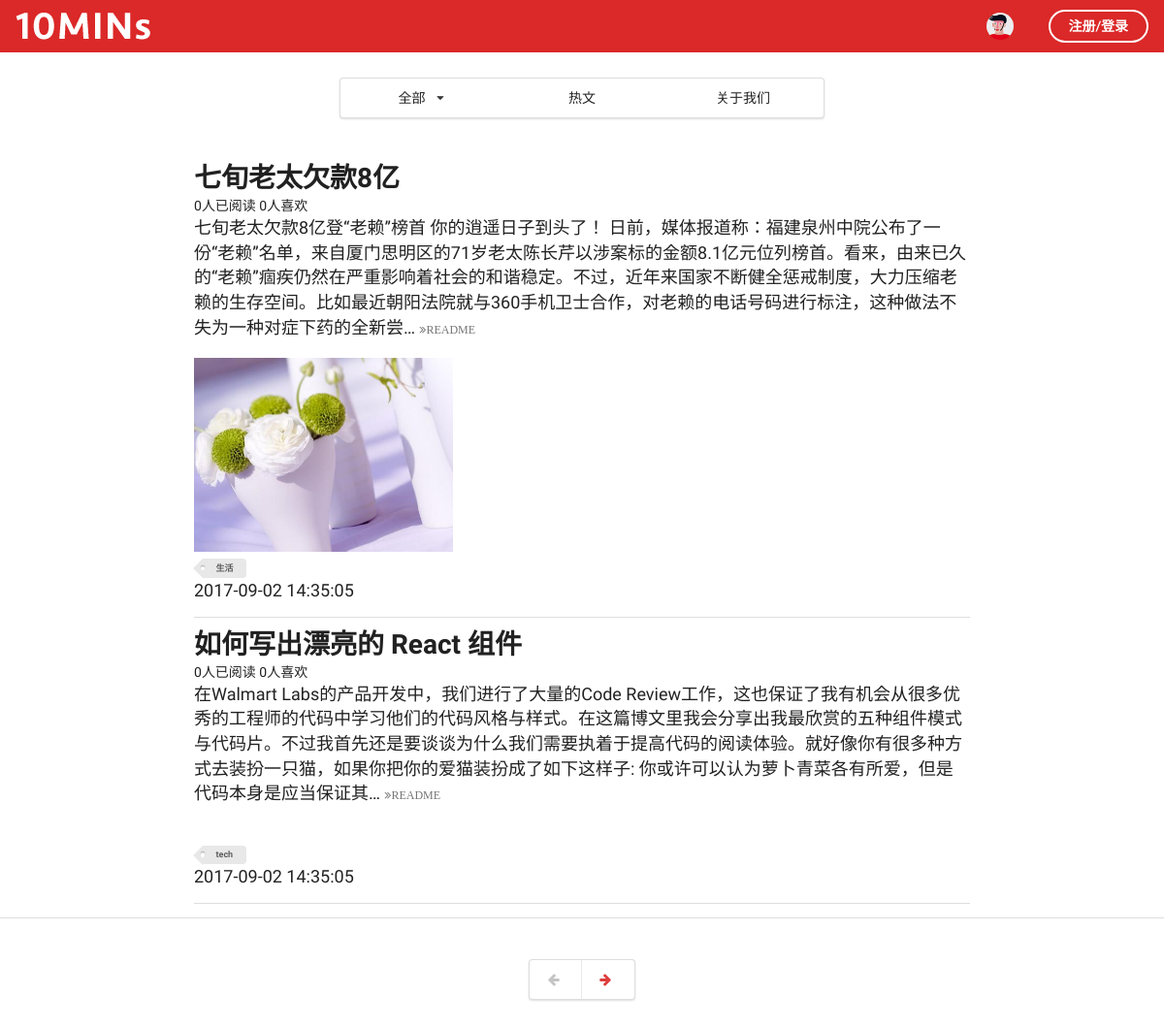
The app's page /index/ with its own data.
### getExercise/models.py (models this page shows, shortened)
class Article(models.Model):
    headline = models.CharField('标题', null=True, blank=True, max_length=500)
    content = models.TextField('文章正文', null=True, blank=True)
    img = models.CharField('文章附图', null=True, blank=True, max_length=500)
    views = models.IntegerField(default=0)
    favs = models.IntegerField(default=0)
    createtime = models.DateTimeField('创建时间', default=timezone.now)
    TAG_CHOICES = (
        ('知识', 'Tech'),
        ('生活', 'Life'),
    )
    tag = models.CharField(null=True, blank=True, max_length=5, choices=TAG_CHOICES)
    cover = models.FileField(upload_to='cover_image', null=True)

### getExercise/views.py (the view)
# urls.py: url(r'^index/', index, name='index'),
def index(request):
    context = {}
    queryset = request.GET.get('tag')
    if queryset:
        article_list = Article.objects.filter(tag=queryset)
    else:
        article_list = Article.objects.all()
    page_robot = Paginator(article_list, 2)
    page_num = request.GET.get('page')
    try:
        article_list = page_robot.page(page_num)
    except EmptyPage:
        article_list = page_robot.page(page_robot.num_pages)
    except PageNotAnInteger:
        article_list = page_robot.page(1)
    context['article_list'] = article_list
    return render(request, 'index.html', context)

### getExercise/templates/index.html (shortened to what this page needs)
<!DOCTYPE html>
{% load staticfiles %}
<html>
<head>
    <link rel="stylesheet" href="{% static 'css/semantic.css' %}" media="screen" title="no title" charset="utf-8">
</head>
<body>
<div class="ui inverted top fixed menu borderless red menu">
    <div class="header item">
        <div class="ui image">
            <img src="{% static 'images/tenlogo.png' %}" alt="">
        </div>
    </div>
    <div class="right menu">
        {% if request.user.is_authenticated %}
            <div class="item">
                <h5 class="ui inverted header">
                    <span style="margin-right: 20px;">{{ request.user.username }}</span>
                    <div class="ui avatar image">
                        {% if request.user.profile.profile_image %}
                            <img src="/upload/{{ request.user.profile.profile_image }}" alt="">
                        {% else %}
                            <img src="{% static 'images/default.png' %}" alt="">
                        {% endif %}
                    </div>
                </h5>
            </div>
            <div class="item">
                <a href="{% url 'login' %}" class="ui inverted circular button">退出登录</a>
            </div>
        {% else %}
            <div class="item">
                <h5 class="ui inverted header">
                    <div class="ui avatar image">
                        <img src="{% static 'images/default.png' %}" alt="">
                    </div>
                </h5>
            </div>
            <div class="item">
                <a href="#" class="ui inverted circular button">注册/登录</a>
            </div>
        {% endif %}
    </div>
</div>
<div class="ui inverted  container nav">
    <div class="ui three borderless item menu">
        <div class="ui simple dropdown item">
            全部
            <i class="dropdown icon"></i>
        </div>
        <a class="item">
            热文
        </a>
        <a class="item">
            关于我们
        </a>
    </div>
</div>
<div class="ui vertical segment">
    {% for article in article_list %}
        <div class="ui container vertical segment">
            <a href="{% url 'detail' article.id %}">
                <h1 class="ui header">
                    {{ article.headline }}
                </h1>
            </a>
            {{ article.views }}人已阅读
            {{ article.favs }}人喜欢
            <p>
                {{ article.content|truncatechars:200 }}
                <a href="{% url 'detail' article.id %}">
                    <i class="angle tiny double grey right icon">README</i>
                </a>
            </p>
            <div class="image">
                {% if article.cover %}
                    <img src="/upload/{{ article.cover }}" alt="" style="height: 200px; object-fit: cover;">
                {% else %}
                    <img src="{{ article.img }}" alt="" style="height: 200px; object-fit: cover;">
                {% endif %}
            </div>
            <div class="ui mini tag label">
                {{ article.tag }}
            </div>
            <p class="center">
                {{ article.createtime|date:"Y-m-d H:i:s" }}
            </p>
        </div>
    {% endfor %}
</div>
<div class="ui center aligned vertical very padded segment container">
    <div class="ui pagination menu">
        {% if article_list.has_previous %}
            <a href="?page={{ article_list.previous_page_number }}" class="item">
                <i class="icon red left arrow"></i>
            </a>
        {% else %}
            <a href="?page={{ article_list.start_index }}" class="disabled item">
                <i class="icon left arrow"></i>
            </a>
        {% endif %}
        {% if article_list.has_next %}
            <a href="?page={{ article_list.next_page_number }}" class=" item">
                <i class="icon red right arrow"></i>
            </a>
        {% else %}
            <a href="?page={{ article_list.end_index }}" class="disabled item">
                <i class="icon right arrow"></i>
            </a>
        {% endif %}
    </div>
</div>
</body>
</html>

### records on screen
Article: headline "七旬老太欠款8亿", views "0", favs "0", content "七旬老太欠款8亿登“老赖”榜首 你的逍遥日子到头了！ 日前，媒体报道称：福建泉州中院公布了一份“老赖”名单，来自厦门思明区的71岁老太陈长芹以涉案标的金额8.1亿元位列榜首。看来，由来已久的“老赖”痼疾仍然在严重影响着社会的和谐稳定。不过，近年来国家不断健全惩戒制度，大力压缩老赖的生存空间。比如最近朝阳法院就与360手机卫士合作，对老赖的电话号码进行标注，这种做法不失为一种对症下药的全新尝…", cover (picture), tag "生活", createtime "2017-09-02 14:35:05"
Article: headline "如何写出漂亮的 React 组件", views "0", favs "0", content "在Walmart Labs的产品开发中，我们进行了大量的Code Review工作，这也保证了我有机会从很多优秀的工程师的代码中学习他们的代码风格与样式。在这篇博文里我会分享出我最欣赏的五种组件模式与代码片。不过我首先还是要谈谈为什么我们需要执着于提高代码的阅读体验。就好像你有很多种方式去装扮一只猫，如果你把你的爱猫装扮成了如下这样子: 你或许可以认为萝卜青菜各有所爱，但是代码本身是应当保证其…", tag "tech", createtime "2017-09-02 14:35:05"
